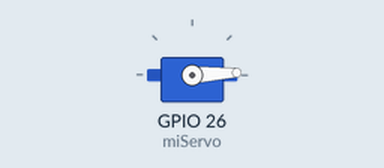
The sketch below on a simulated ESP32. Parts: servo.

Above: at 0.05 s.
At 1.3 s:
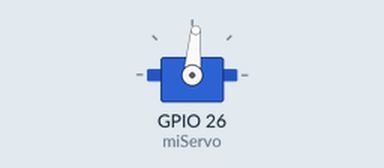
At 2.6 s:
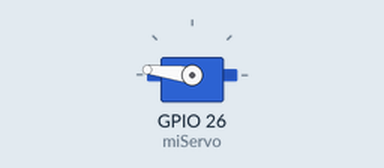
At 5.2 s:
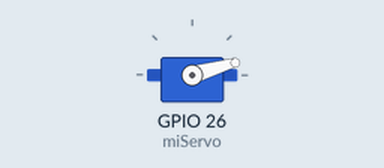
Timing chart, 0 to 7.1 s (numbered marks = the images above):
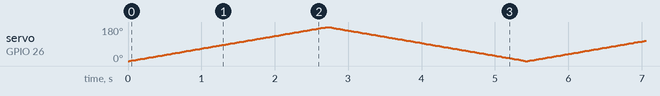

The sketch:

ESP32_Servo.ino
```cpp
#include <ESP32Servo.h>
Servo miServo;  // Creo un objeto servo para controlarlo
int pos = 0;    // variable que guarda la posicion

void setup() {

  // cable rojo positivo 5v - cable marron GND

  // Pin de señal del servo (SG90 cable naranja)
  miServo.attach(26);  // Defino en que pin va conectado el servo
}

void loop() {
for (pos = 0; pos <= 180; pos += 1) { // va de 0 grados a 180 grados
    // in steps of 1 degree
    miServo.write(pos);              // indicar al servo que vaya a la posición en la variable 'pos'
    delay(15);                       // espera 15 ms para que el servo alcance la posición
  }
  for (pos = 180; pos >= 0; pos -= 1) { // va de 180 grados a 0 grados
    miServo.write(pos);              // indicar al servo que vaya a la posición en la variable 'pos'
    delay(15);                       // espera 15 ms para que el servo alcance la posición
  }
}
```
